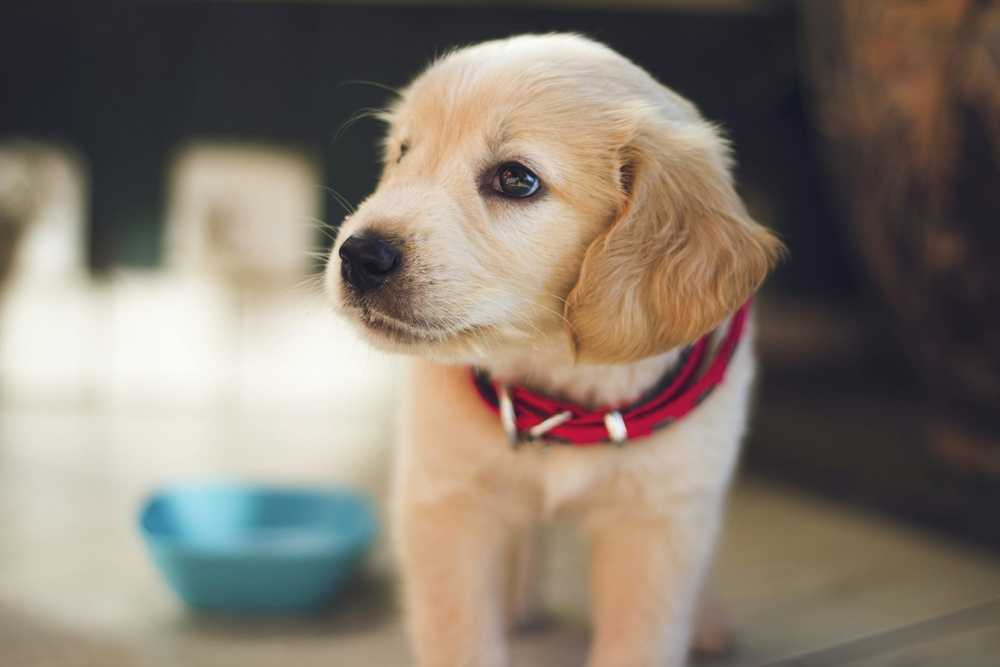
#> input picture pillow_image_processing/example.jpg, 1000 x 667 px, shrunk from 3000 x 2000 before the run
$ python 07_pixel_access.py
#> lines starting #> are read from the running program, lines starting #| are printed output that depends on the picture

# Pixel Access
from PIL import Image

img = Image.open("example.jpg")
#> img is the input picture: PIL image 1000x667 RGB; mean R, G, B 132.8, 122, 109.8
pixels = img.load()

# Invert pixels
for i in range(img.width):
    for j in range(img.height):
        r, g, b = pixels[i, j]
        pixels[i, j] = (255 - r, 255 - g, 255 - b)

img.save("inverted.jpg")
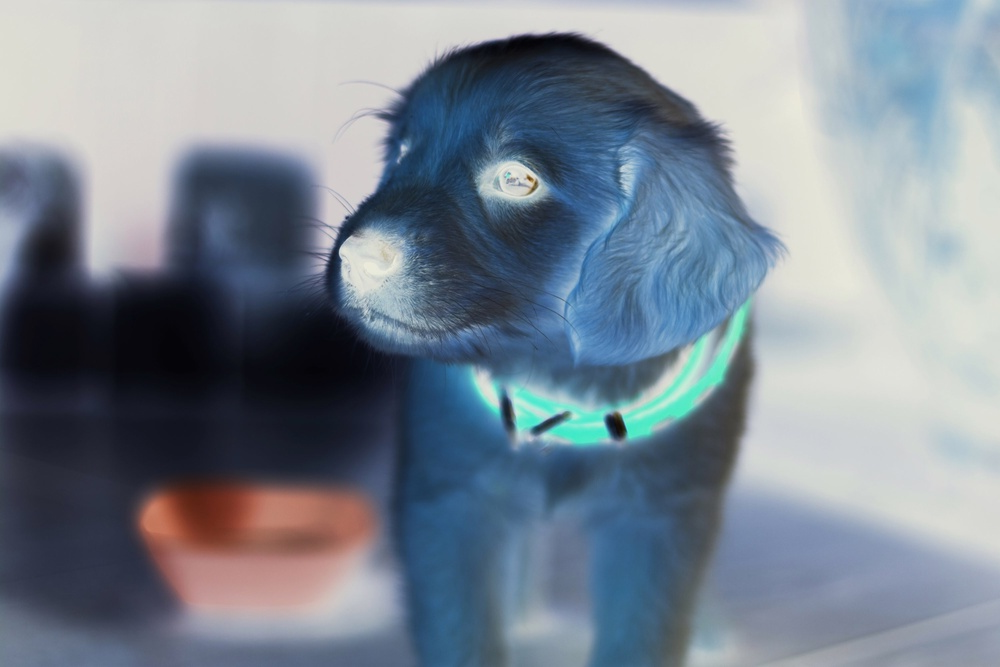
#> saved as inverted.jpg: PIL image 1000x667 RGB; mean R, G, B 122.2, 133, 145.2
